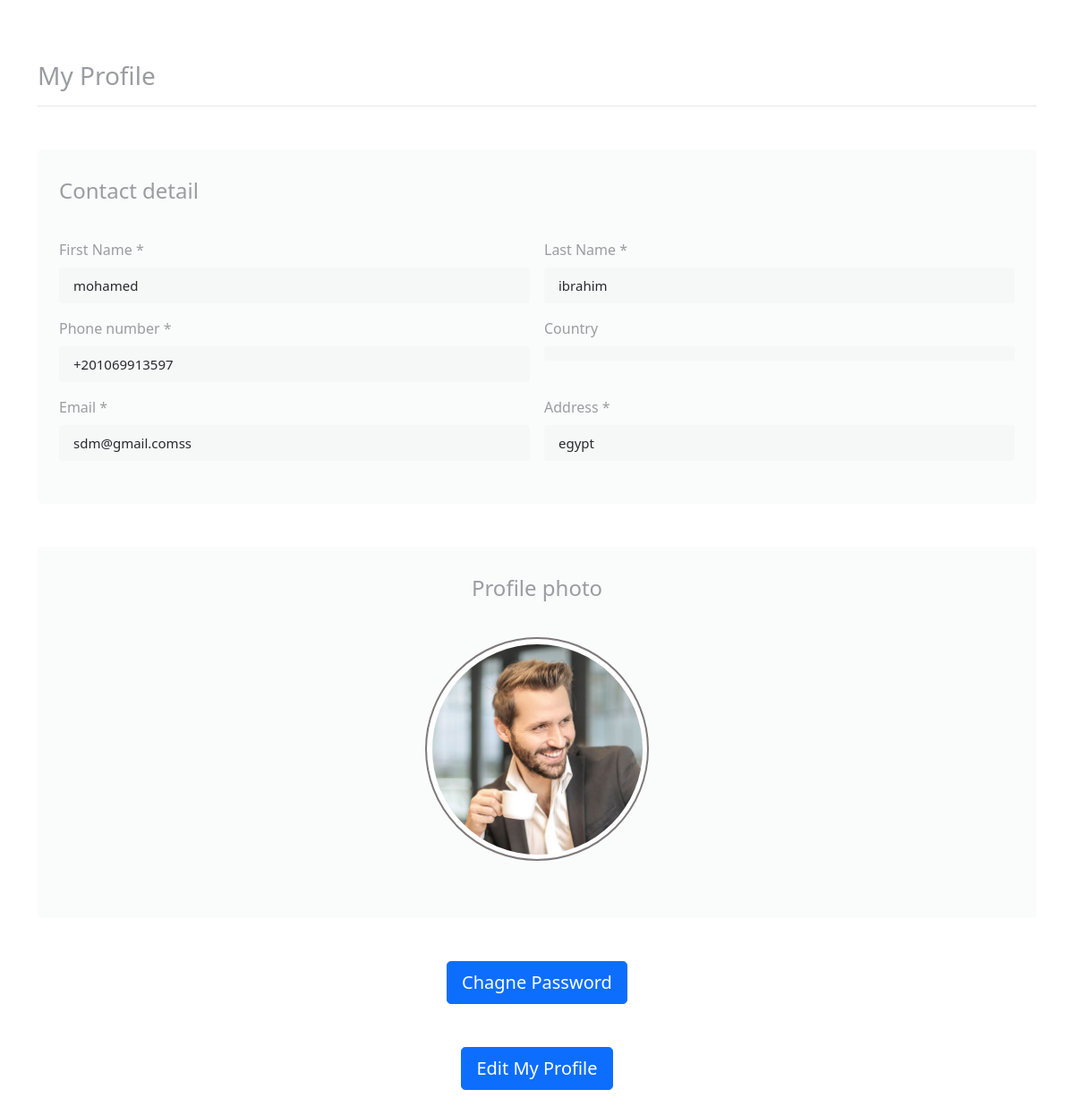
Screenshot of /accounts/profile/admin (signed in) with the database file from the repository.
### accounts/models.py (models this page shows, shortened)
class Profile(models.Model):
    user=models.OneToOneField(User, verbose_name=_("user"), on_delete=models.CASCADE)
    phone=models.CharField(max_length=20,verbose_name=_("phone"))
    slug=models.SlugField(blank=True, null=True)
    image=models.ImageField(upload_to='profile/',blank=True, null=True)
    country=models.CharField(max_length=200,  null=True, choices=CountryField().choices + [('', 'Select Country')])
    adress=models.CharField(max_length=100)
    Token=models.CharField(max_length=500,blank=True, null=True)
    join_date=models.DateTimeField(verbose_name=_("Created At"), default=datetime.now)
    class Meta:
        verbose_name = _("Profile")
        verbose_name_plural = _("Profiles")
    def create_profile(sender ,*args, **kwargs):
        if kwargs['created']:
            user_profile=Profile.objects.create(user=kwargs['instance'])
    post_save.connect(create_profile , sender=User)

### accounts/views.py (the view)
# urls.py: path('profile/<slug:slug>',views.profile ,name='profile'),
@login_required(login_url='/accounts/login/')
def profile(request,slug):
    profile=get_object_or_404(Profile,slug=slug)
    if request.user.id == profile.user.id:
        context={'profile':profile,}
        return render(request,'profile.html',context)
    else:
        return HttpResponseForbidden("You don't have permission to view this profile.")

### accounts/templates/profile.html (shortened to what this page needs)
{% load static %}
<!DOCTYPE html>
<html lang="en">
<head>
    <link href="https://cdn.jsdelivr.net/npm/bootstrap@5.1.3/dist/css/bootstrap.min.css" rel="stylesheet">
</head>
<body>
    <link rel="stylesheet" href="https://cdnjs.cloudflare.com/ajax/libs/font-awesome/5.13.1/css/all.min.css"
 />
    <div class="container">
        <div class="row">
            <div class="col-12">
                <div class="my-5">
                    <h3>My Profile</h3>
                    <hr>
                </div>
                <form class="file-upload">
                    <div class="row mb-5 gx-5">
                        <div class="col-xxl-8 mb-5 mb-xxl-0">
                            <div class="bg-secondary-soft px-4 py-5 rounded">
                                <div class="row g-3">
                                    <h4 class="mb-4 mt-0">Contact detail</h4>
                                    <div class="col-md-6">
                                        <label class="form-label">First Name *</label>
                                        <label type="text" class="form-control" value="Scaralet">{{profile.user.first_name}}</label>
                                    </div>
                                    <div class="col-md-6">
                                        <label class="form-label">Last Name *</label>
                                        <label type="text" class="form-control" placeholder aria-label="Last name"
                                            value="Doe">{{profile.user.last_name}}</label>
                                    </div>
                                    <div class="col-md-6">
                                        <label class="form-label">Phone number *</label>
                                        <label type="text" class="form-control" placeholder aria-label="Phone number"
                                            value="(333) 000 555">{{profile.phone}} </label>
                                    </div>
                                    <div class="col-md-6">
                                        <label class="form-label">Country</label>
                                        <label type="text" class="form-control" placeholder aria-label="Phone number"
                                            value="+91 9852 8855 252">{{profile.country.name}}</label>
                                    </div>
                                    <div class="col-md-6">
                                        <label for="inputEmail4" class="form-label">Email *</label>
                                        <label type="email" class="form-control" id="inputEmail4"
                                            value="example@homerealty.com">{{profile.user.email}}</label>
                                    </div>
                                    <div class="col-md-6">
                                        <label for="inputEmail4" class="form-label">Address *</label>
                                        <label type="email" class="form-control" id="inputEmail4"
                                            value="example@homerealty.com">{{profile.adress}}</label>
                                    </div>
                                </div>
                            </div>
                        </div>
                        <div class="col-xxl-4">
                            <div class="bg-secondary-soft px-4 py-5 rounded">
                                <div class="row g-3">
                                    <h4 style="text-align: center;" class="mb-4 mt-0">Profile photo</h4>
                                    <div class="text-center">
                                        <div class="square position-relative display-2 mb-3" style="border: 2px solid #7f7a7a;display: flex;align-items: center;border-radius: 50%;">
                                            {% if profile.image  %}
                                                <img class="profile-img" style="width: 235px;height: 235px;border-radius: 50%;margin: 0 auto;" src="{{profile.image.url}}" alt="card-img-top">
                                            {% else %}
                                                <img class="profile-img-defult" style="width: 235px;height: 235px;border-radius: 50%;margin: 0 auto;" src="{% static 'user_no_image.png' %}" alt="card-img-top">
                                            {% endif %}
                                        </div>
                                    </div>
                                </div>
                            </div>
                        </div>
                    </div>
                    <div class="row mb-12 gx-12" style="justify-content: center;">
                        <div class="col-xxl-3 mb-5 mb-xxl-0 justify-content-md-end text-center">
                            <a href="{% url 'accounts:password_change' slug=user.profile.slug %}" type="button" class="btn btn-primary btn-lg">Chagne Password</a>
                        </div>
                        <div class="col-xxl-3 mb-5 mb-xxl-0 justify-content-md-end text-center">
                            <a href="{% url 'accounts:edit' slug=user.profile.slug%}" type="button" class="btn btn-primary btn-lg">Edit My Profile</a>
                        </div>
                    </div>
                </form>
            </div>
        </div>
    </div>
</body>
</html>

### accounts/templates/profile.html (style rules this page uses)
body { margin-top: 20px; color: #9b9ca1; }
.bg-secondary-soft { background-color: rgba(208, 212, 217, 0.1) !important; }
.rounded { border-radius: 5px !important; }
.py-5 { padding-top: 3rem !important; padding-bottom: 3rem !important; }
.px-4 { padding-right: 1.5rem !important; padding-left: 1.5rem !important; }
.file-upload .square { height: 250px; width: 250px; margin: auto; vertical-align: middle; border: 1px solid #e5dfe4; background-color: #fff; border-radius: 5px; }
.form-control { display: block; width: 100%; padding: 0.5rem 1rem; font-size: 0.9375rem; font-weight: 400; line-height: 1.6; color: #29292e; background-color: rgba(208, 212, 217, 0.1) !important; background-clip: padding-box; border: none; -webkit-appearance: none; -moz-appearance: none; appearance: none; }

### rows the page displays
Profile: user.first_name "mohamed", user.last_name "ibrahim", phone "+201069913597", user.email "sdm@gmail.comss", adress "egypt", image (picture)
